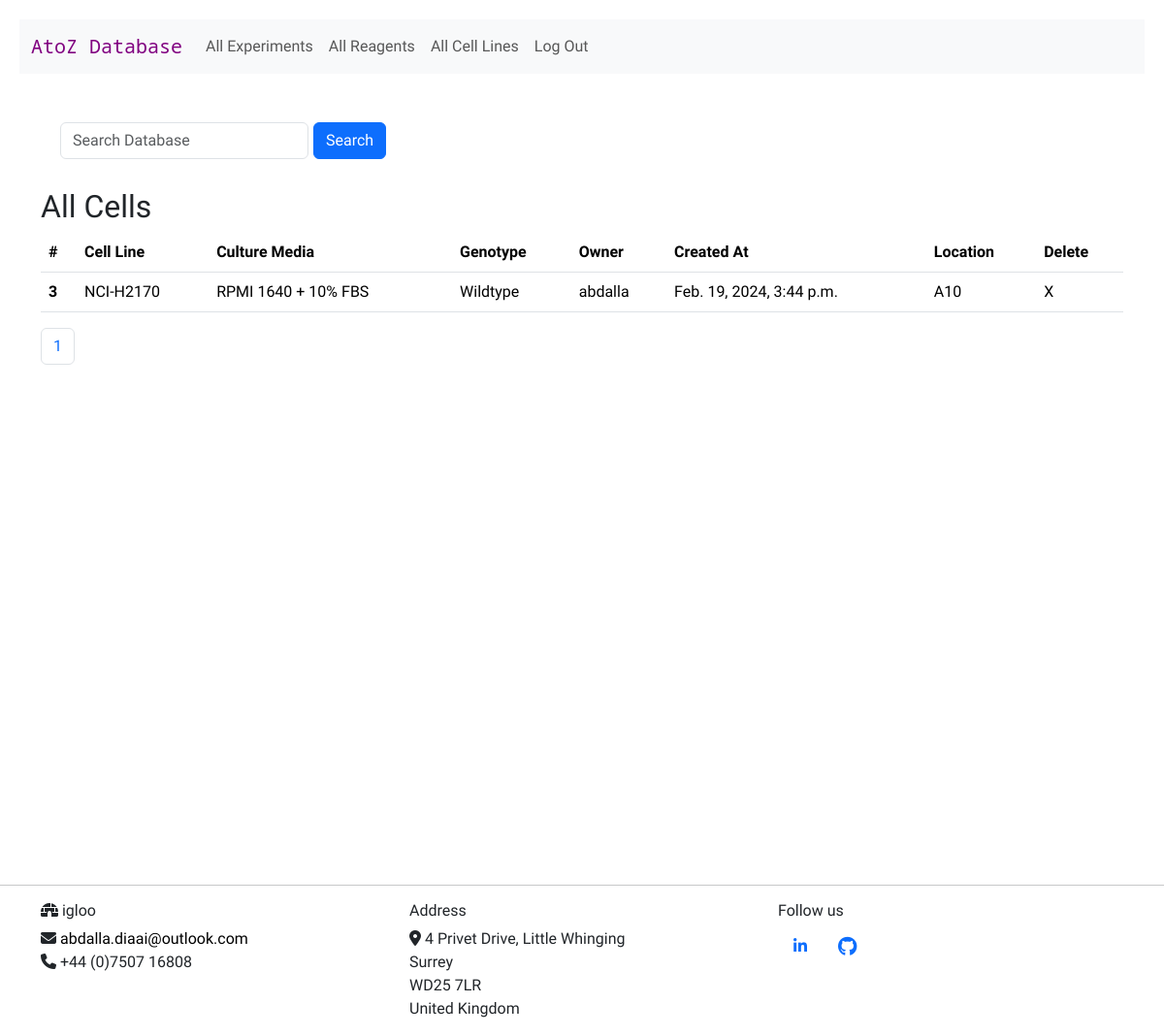
The app's page /view_cells (signed in), older data.
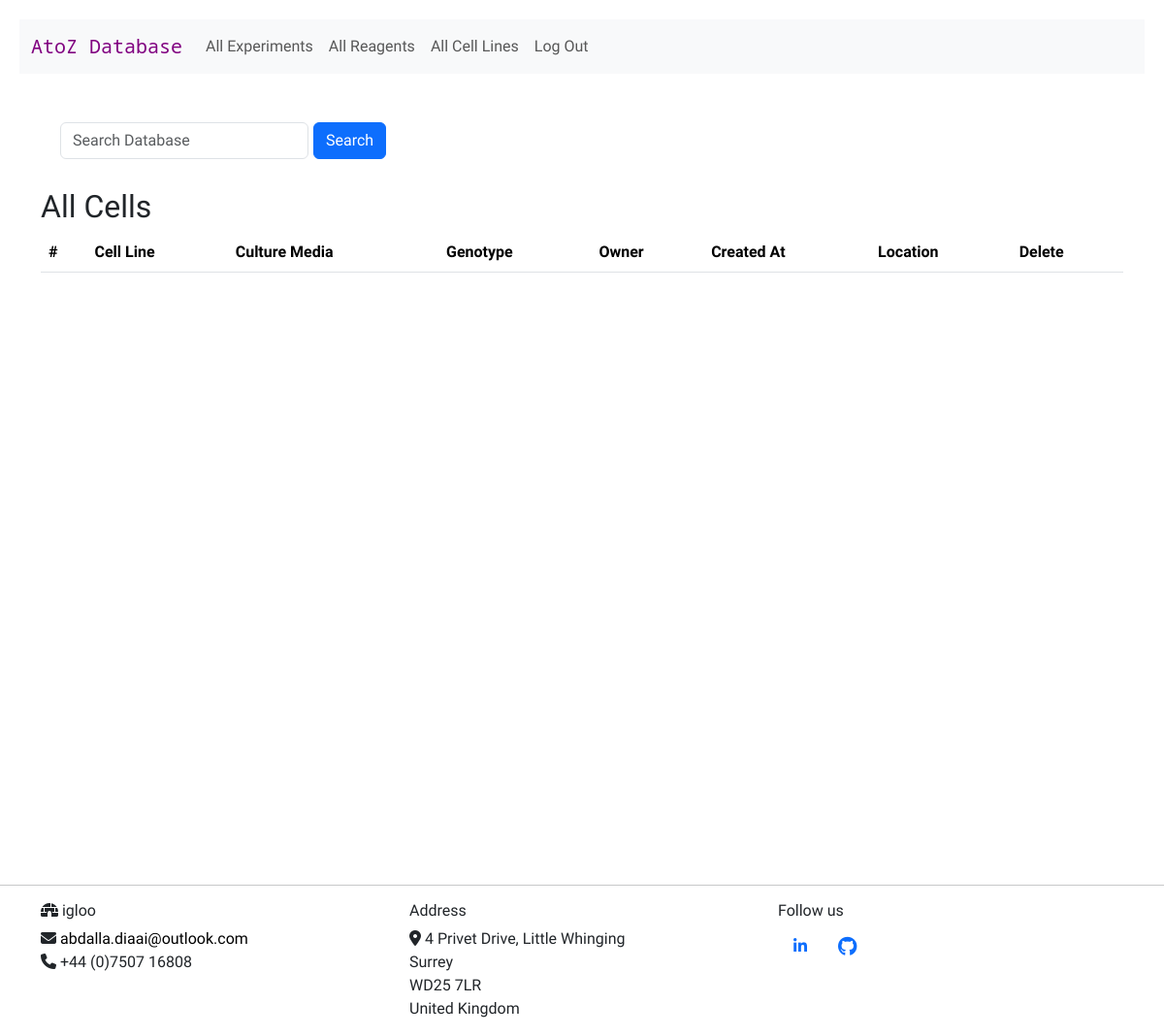
The same page, newer data.
### reagents/models.py (models this page shows, shortened)
class TimeStampedModel(models.Model):
    created_at = models.DateTimeField(auto_now_add=True)
    updated_at = models.DateTimeField(auto_now=True)
    class Meta:
        abstract = True

class CellLine(TimeStampedModel):
    CHOICES = [("Wildtype", True), ("Modified", False)]
    created = TimeStampedModel.created_at
    cell_name = models.CharField(max_length=300, blank=True, null=True)
    media = models.CharField(max_length=300, blank=True, null=True)
    genotype = models.CharField(max_length=30, choices=CHOICES, default=True)
    owner = models.ForeignKey(settings.AUTH_USER_MODEL, on_delete=models.CASCADE, null=True)
    storage_position = models.CharField(max_length=10, blank=True, null=True)

class User(AbstractUser):
    pass

### reagents/views.py (the view)
# urls.py: path("view_cells", views.view_cells, name="view_cells"),
@login_required
def view_cells(request):
    cells = CellLine.objects.all()
    paginator = Paginator(cells, 10)
    page_number = request.GET.get("page")
    page_obj = paginator.get_page(page_number)
    return render(
        request,
        "reagents/cells.html",
        {"page_obj": page_obj, "paginator": paginator,
         "search_form": CellsSearch()
         }
    )

### reagents/forms.py
class CellsSearch(forms.Form):
    search = forms.CharField(
        label="",
        widget=forms.TextInput(
            attrs={"placeholder": "Search Database", "class": "form-control"}
        ),
    )
    database_to_search = models.CharField(max_length=30)

### reagents/templates/reagents/cells.html (shortened to what this page needs)
{% extends "reagents/layout.html" %}
{% load static %}
{% block body %}
<form class="d-flex" action="{% url 'cells_search' %}" method="POST">
    <div class="form-group">
        {{ search_form }}
    </div>
    <button class="btn btn-primary" type="submit">Search</button>
</form>
<h2>All Cells</h2>
{% if user.is_authenticated %}
<div>
    <table class="table">
        <thead>
            <tr>
                <th scope="col">#</th>
                <th scope="col">Cell Line</th>
                <th scope="col">Culture Media</th>
                <th scope="col">Genotype</th>
                <th scope="col">Owner</th>
                <th scope="col">Created At</th>
                <th scope="col">Location</th>
                <th scope="col">Delete</th>
            </tr>
        </thead>
        <tbody>
            {% for cell in page_obj %}
            <tr>
                <th scope="row">{{ cell.id }}</th>
                <td>{{ cell.cell_name }}</td>
                <td>{{ cell.media }}</td>
                <td>{{ cell.genotype }}</td>
                <td>{{ cell.owner }}</td>
                <td> {{ cell.created }}</td>
                <td>{{ cell.storage_position }}</td>
                <td><a id="delete" href="{% url 'delete_cell' cell.id %}">X</a></td>
            </tr>
            {% endfor %}
        </tbody>
    </table>
</div>
{% if paginator.count > 0 %}
<nav aria-label="Page navigation example">
    <ul class="pagination">
        {% for page_number in paginator.page_range %}
        {% if page.obj.number == page_number %}
        <li class="page-item active"><a class="page-link" href="">{{ page_number }}</a></li>
        {% else %}
        <li class="page-item"><a class="page-link" href="?page={{ page_number }}">{{ page_number }}</a></li>
        {% endif %}
        {% endfor %}
    </ul>
</nav>
{% endif %}
{% endif %}
{% endblock %}

Row changes from the older to the newer data that the page shows:
removed CellLine: id "3", cell_name "NCI-H2170", media "RPMI 1640 + 10% FBS", genotype "Wildtype", owner "abdalla", created "Feb. 19, 2024, 3:44 p.m.", storage_position "A10"
Text that changed along with them:
list line gone: "1"
